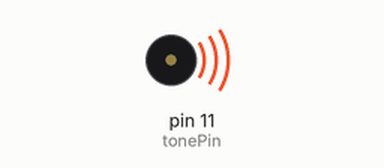
A sketch run on a simulated Arduino Uno, built with avr-gcc and run on an emulated ATmega328P. Shown: buzzer (waves = sounding).

Above: at 0.37 s.
At 16.45 s:
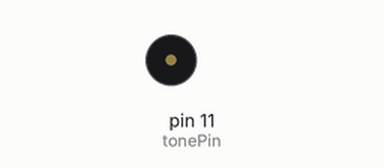
Timing chart, 0 to 18.8 s (numbered marks = the images above):
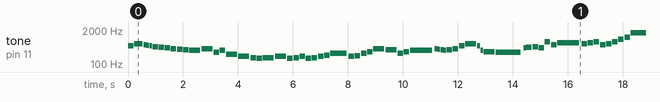

The sketch:

Defeat.ino
```cpp
// Credit:
// Midi to Arduino Converter
//     - Andy Tran (extramaster), 2015
// https://www.extramaster.net/tools/midiToArduino/
//
// Process:
// Midi -> Midi tracks -> Note mappings -> Frequency
//
// CC0

// Set this to be the pin that your buzzer resides in. (Note that you can only have one buzzer actively using the PWM signal at a time).
int tonePin = 11;
void setup() {

}

void midi() {

    tone(tonePin, 493, 200.89275);
    delay(223.214166667);
    tone(tonePin, 587, 306.919479167);
    delay(341.021643519);
    tone(tonePin, 554, 94.8660208333);
    delay(105.406689815);
    tone(tonePin, 523, 106.026729167);
    delay(117.807476852);
    tone(tonePin, 493, 94.8660208333);
    delay(105.406689815);
    tone(tonePin, 466, 200.89275);
    delay(223.214166667);
    tone(tonePin, 440, 200.89275);
    delay(223.214166667);
    tone(tonePin, 415, 200.89275);
    delay(223.214166667);
    tone(tonePin, 391, 200.89275);
    delay(223.214166667);
    tone(tonePin, 369, 200.89275);
    delay(223.214166667);
    tone(tonePin, 349, 200.89275);
    delay(223.214166667);
    tone(tonePin, 329, 401.7855);
    delay(446.428333333);
    tone(tonePin, 391, 401.7855);
    delay(446.428333333);
    tone(tonePin, 277, 200.89275);
    delay(223.214166667);
    tone(tonePin, 329, 200.89275);
    delay(223.214166667);
    tone(tonePin, 233, 401.7855);
    delay(446.428333333);
    tone(tonePin, 195, 401.7855);
    delay(446.428333333);
    tone(tonePin, 174, 200.89275);
    delay(223.214166667);
    tone(tonePin, 164, 200.89275);
    delay(223.214166667);
    tone(tonePin, 174, 401.7855);
    delay(446.428333333);
    tone(tonePin, 195, 401.7855);
    delay(446.428333333);
    tone(tonePin, 164, 200.89275);
    delay(223.214166667);
    tone(tonePin, 174, 200.89275);
    delay(223.214166667);
    tone(tonePin, 195, 200.89275);
    delay(223.214166667);
    tone(tonePin, 164, 200.89275);
    delay(223.214166667);
    tone(tonePin, 174, 200.89275);
    delay(223.214166667);
    tone(tonePin, 195, 200.89275);
    delay(223.214166667);
    tone(tonePin, 220, 200.89275);
    delay(223.214166667);
    tone(tonePin, 261, 602.67825);
    delay(669.6425);
    tone(tonePin, 195, 200.89275);
    delay(223.214166667);
    tone(tonePin, 207, 200.89275);
    delay(223.214166667);
    tone(tonePin, 261, 200.89275);
    delay(223.214166667);
    tone(tonePin, 293, 200.89275);
    delay(223.214166667);
    tone(tonePin, 391, 401.7855);
    delay(446.428333333);
    tone(tonePin, 349, 401.7855);
    delay(446.428333333);
    tone(tonePin, 261, 200.89275);
    delay(223.214166667);
    tone(tonePin, 293, 200.89275);
    delay(223.214166667);
    tone(tonePin, 329, 803.571);
    delay(892.856666667);
    tone(tonePin, 391, 106.026729167);
    delay(117.807476852);
    tone(tonePin, 369, 94.8660208333);
    delay(105.406689815);
    tone(tonePin, 349, 106.026729167);
    delay(117.807476852);
    tone(tonePin, 329, 94.8660208333);
    delay(105.406689815);
    tone(tonePin, 349, 200.89275);
    delay(223.214166667);
    tone(tonePin, 391, 200.89275);
    delay(223.214166667);
    tone(tonePin, 493, 200.89275);
    delay(223.214166667);
    tone(tonePin, 587, 401.7855);
    delay(446.428333333);
    tone(tonePin, 493, 106.026729167);
    delay(117.807476852);
    tone(tonePin, 329, 94.8660208333);
    delay(105.406689815);
    tone(tonePin, 293, 401.7855);
    delay(446.428333333);
    tone(tonePin, 277, 909.597729167);
    delay(1010.66414352);
    tone(tonePin, 415, 94.8660208333);
    delay(105.406689815);
    tone(tonePin, 440, 200.89275);
    delay(223.214166667);
    tone(tonePin, 466, 200.89275);
    delay(223.214166667);
    tone(tonePin, 415, 200.89275);
    delay(223.214166667);
    tone(tonePin, 698, 200.89275);
    delay(223.214166667);
    tone(tonePin, 554, 200.89275);
    delay(223.214166667);
    tone(tonePin, 659, 803.571);
    delay(892.856666667);
    tone(tonePin, 587, 200.89275);
    delay(223.214166667);
    tone(tonePin, 659, 200.89275);
    delay(223.214166667);
    tone(tonePin, 698, 200.89275);
    delay(223.214166667);
    tone(tonePin, 554, 200.89275);
    delay(223.214166667);
    tone(tonePin, 587, 200.89275);
    delay(223.214166667);
    tone(tonePin, 698, 200.89275);
    delay(223.214166667);
    tone(tonePin, 880, 200.89275);
    delay(223.214166667);
    tone(tonePin, 1046, 200.89275);
    delay(223.214166667);
    tone(tonePin, 1567, 1004.46375);
    delay(1116.07083333);
    tone(tonePin, 1046, 200.89275);
    delay(223.214166667);
    tone(tonePin, 1864, 401.7855);
    delay(446.428333333);
    tone(tonePin, 1661, 401.7855);
    delay(446.428333333);
    tone(tonePin, 1567, 200.89275);
    delay(223.214166667);
    tone(tonePin, 1396, 200.89275);
    delay(223.214166667);
    tone(tonePin, 1318, 401.7855);
    delay(446.428333333);
    tone(tonePin, 1174, 200.89275);
    delay(223.214166667);
    tone(tonePin, 1108, 106.026729167);
    delay(117.807476852);
    tone(tonePin, 932, 94.8660208333);
    delay(105.406689815);
    tone(tonePin, 880, 106.026729167);
    delay(117.807476852);
    tone(tonePin, 783, 94.8660208333);
    delay(105.406689815);
    tone(tonePin, 698, 106.026729167);
    delay(117.807476852);
    tone(tonePin, 659, 94.8660208333);
    delay(105.406689815);
    tone(tonePin, 587, 401.7855);
    delay(446.428333333);
    tone(tonePin, 554, 401.7855);
    delay(446.428333333);
    tone(tonePin, 587, 200.89275);
    delay(223.214166667);
    tone(tonePin, 659, 200.89275);
    delay(223.214166667);
    tone(tonePin, 783, 200.89275);
    delay(223.214166667);
    tone(tonePin, 739, 200.89275);
    delay(223.214166667);
    tone(tonePin, 698, 401.7855);
    delay(446.428333333);
    tone(tonePin, 440, 200.89275);
    delay(223.214166667);
    tone(tonePin, 523, 200.89275);
    delay(223.214166667);
    tone(tonePin, 622, 401.7855);
    delay(446.428333333);
    tone(tonePin, 783, 1205.3565);
    delay(1339.285);
    tone(tonePin, 587, 106.026729167);
    delay(117.807476852);
    tone(tonePin, 554, 94.8660208333);
    delay(105.406689815);
    tone(tonePin, 523, 106.026729167);
    delay(117.807476852);
    tone(tonePin, 493, 94.8660208333);
    delay(105.406689815);
    tone(tonePin, 523, 106.026729167);
    delay(117.807476852);
    tone(tonePin, 659, 94.8660208333);
    delay(105.406689815);
    tone(tonePin, 783, 106.026729167);
    delay(117.807476852);
    tone(tonePin, 987, 94.8660208333);
    delay(105.406689815);
    tone(tonePin, 1174, 106.026729167);
    delay(117.807476852);
    tone(tonePin, 1108, 94.8660208333);
    delay(105.406689815);
    tone(tonePin, 987, 106.026729167);
    delay(117.807476852);
    tone(tonePin, 1046, 898.437020833);
    delay(998.263356481);

}

void loop() {
    // Play midi
    midi();
}
```

Measured:
- by itself, tone on pin 11 (tonePin): plays 493 Hz for 0.20 s, 587 Hz for 0.31 s, 554 Hz for 0.09 s, 523 Hz for 0.11 s, 493 Hz for 0.09 s, 466 Hz for 0.20 s … (458 notes in this stretch)
